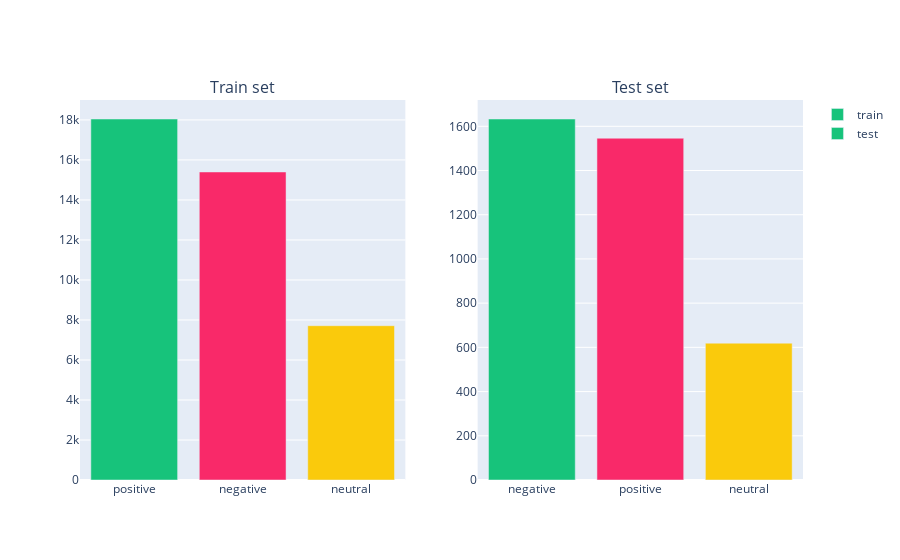

Here is the notebook cell this chart was saved with:
### Markdown cell above
## 可视化

### Code cell
class_df = df.groupby('sentiment').count()['text'].reset_index().sort_values(by='text',ascending=False)
class_df.style.background_gradient(cmap='winter')

percent_class=class_df.text
labels= class_df.sentiment

colors = ['#17C37B','#F92969','#FACA0C']

my_pie,_,_ = plt.pie(percent_class,radius = 1.2,labels=labels,colors=colors,autopct="%.1f%%")

plt.setp(my_pie, width=0.6, edgecolor='white') 

plt.show()

fig=make_subplots(1,2,subplot_titles=('Train set','Test set'))
x=train.sentiment.value_counts()
fig.add_trace(go.Bar(x=x.index,y=x.values,marker_color=['#17C37B','#F92969','#FACA0C'],name='train'),row=1,col=1)
x=test.sentiment.value_counts()
fig.add_trace(go.Bar(x=x.index,y=x.values,marker_color=['#17C37B','#F92969','#FACA0C'],name='test'),row=1,col=2)

### Figure 1 — Plotly figure (JSON) as saved in the notebook; plotly's stock layout.template omitted (floating-point values rounded to 4 significant figures)
{"data": [{"marker": {"color": ["#17C37B", "#F92969", "#FACA0C"]}, "name": "train", "type": "bar", "x": ["positive", "negative", "neutral"], "xaxis": "x", "y": [18046, 15398, 7713], "yaxis": "y"}, {"marker": {"color": ["#17C37B", "#F92969", "#FACA0C"]}, "name": "test", "type": "bar", "x": ["negative", "positive", "neutral"], "xaxis": "x2", "y": [1633, 1546, 619], "yaxis": "y2"}], "layout": {"annotations": [{"font": {"size": 16}, "showarrow": false, "text": "Train set", "x": 0.225, "xanchor": "center", "xref": "paper", "y": 1, "yanchor": "bottom", "yref": "paper"}, {"font": {"size": 16}, "showarrow": false, "text": "Test set", "x": 0.775, "xanchor": "center", "xref": "paper", "y": 1, "yanchor": "bottom", "yref": "paper"}], "xaxis": {"anchor": "y", "domain": [0, 0.45]}, "xaxis2": {"anchor": "y2", "domain": [0.55, 1]}, "yaxis": {"anchor": "x", "domain": [0, 1]}, "yaxis2": {"anchor": "x2", "domain": [0, 1]}}}
